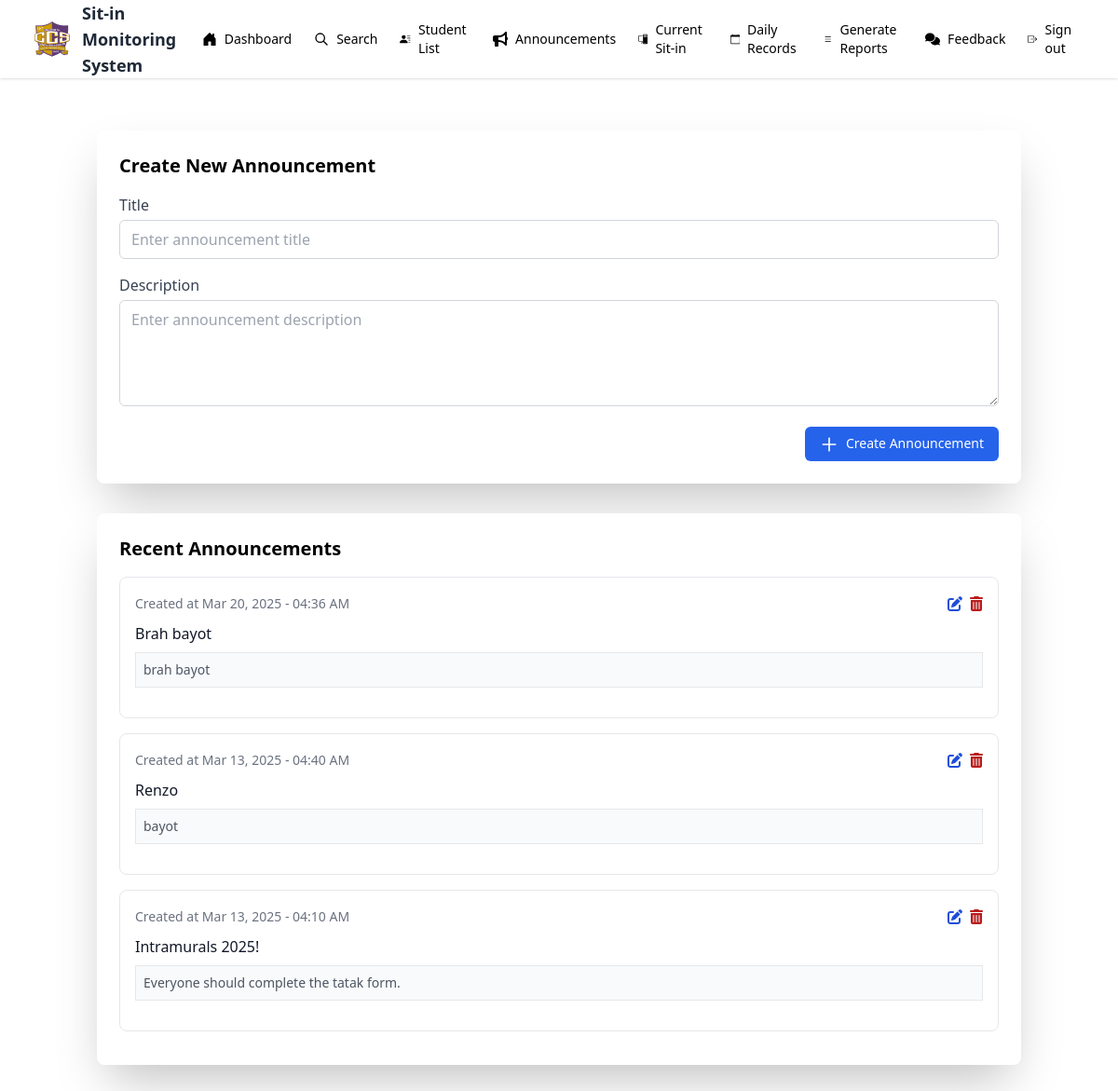
Page /admin/admin_annc.php on the earlier database version.
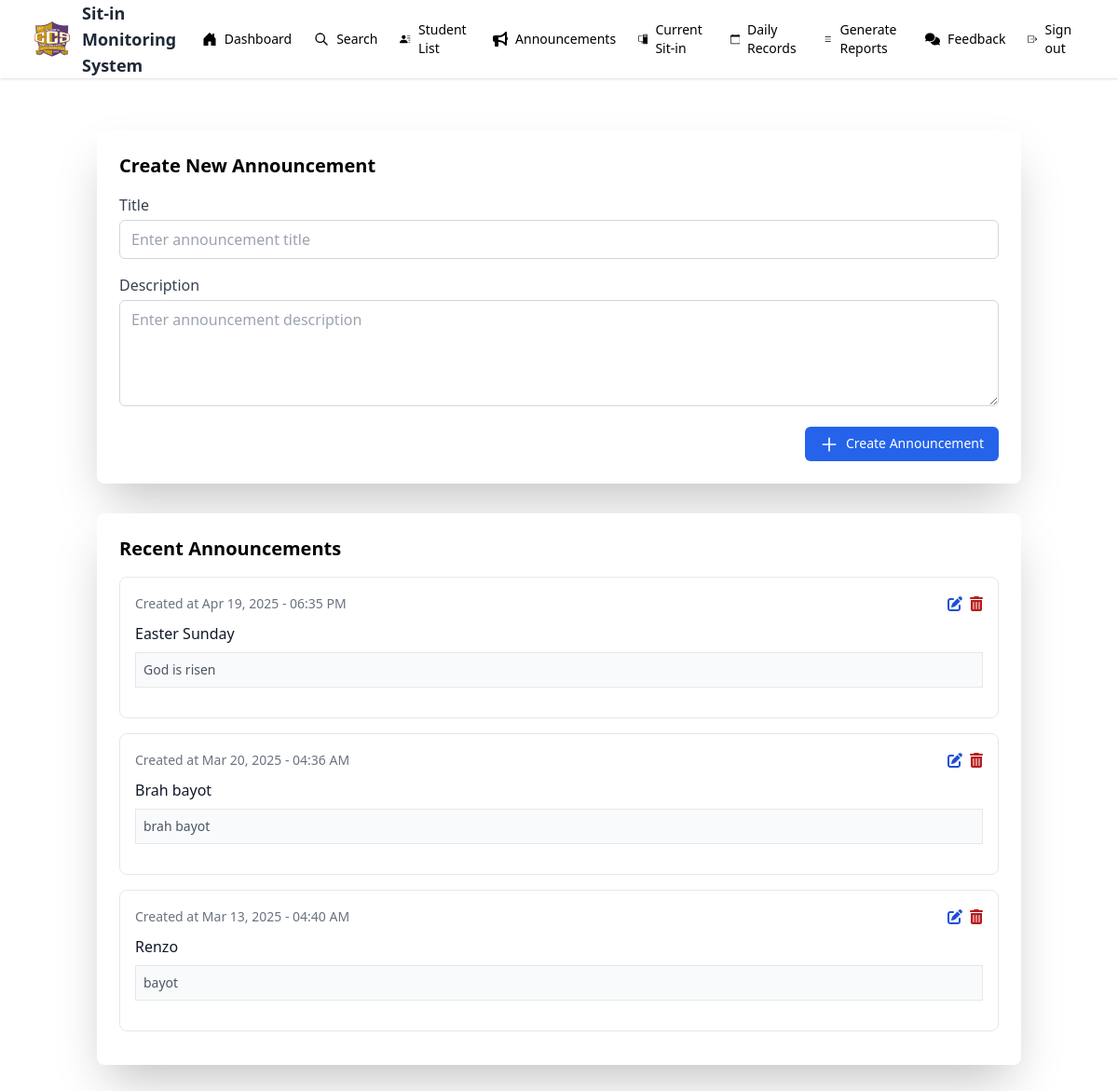
Same page on the later database version.
### tables this page shows
CREATE TABLE `announcements` (
  `announcement_id` int(20) NOT NULL,
  `title` varchar(50) NOT NULL,
  `description` varchar(100) NOT NULL,
  `created_at` timestamp NOT NULL DEFAULT current_timestamp()
);

### admin/admin_annc.php (the view, shortened to what the changed rows need)
<?php
include "../admin/admin_nav.php";
$editData = null;
?>
<!DOCTYPE html>
<html lang="en">
<head>
    <script src="https://cdn.tailwindcss.com"></script>
    <link rel="stylesheet" href="https://cdnjs.cloudflare.com/ajax/libs/font-awesome/6.0.0-beta3/css/all.min.css">
</head>
<body class="bg-gray-100">
    <div class="container mx-auto px-4 py-8">
        <div class="max-w-7xl mx-auto">
            <div class="bg-white rounded-lg shadow-2xl p-6 mb-8">
                <h2 class="text-xl font-bold mb-4"><?php echo isset($editData) ? "Edit Announcement" : "Create New Announcement"; ?></h2>
            </div>
            <div class="bg-white rounded-lg shadow-2xl p-6">
                <h2 class="text-xl font-semibold mb-4">Recent Announcements</h2>
                <div class="space-y-4 max-h-[500px] overflow-y-auto">
                    <?php
                    $result = mysqli_query($mysql, "SELECT * FROM announcements ORDER BY created_at DESC");
                    if ($result && mysqli_num_rows($result) > 0):
                        while ($row = mysqli_fetch_assoc($result)):
                    ?>
                        <div class="border border-gray-200 rounded-lg p-4 hover:bg-gray-50 transition">
                            <div class="flex justify-between items-center mb-2">
                                <span class="text-sm text-gray-500">Created at <?php echo date('M d, Y - h:i A', strtotime($row['created_at'])); ?></span>
                                <div class="flex space-x-2">
                                    <form action="" method="post" class="inline">
                                        <button type="submit" name="edit"
                                            class="text-base text-blue-700 rounded-md">
                                            <i class="fas fa-edit"></i>
                                        </button>
                                    </form>
                                    <form action="" method="post" class="inline" onsubmit="return confirm('Are you sure you want to delete this announcement?');">
                                        <button type="submit" name="delete"
                                            class="text-base text-red-700 rounded-md">
                                            <i class="fas fa-trash-alt"></i>
                                        </button>
                                    </form>
                                </div>
                            </div>
                            <h3 class="text-base font-medium text-gray-900 mb-2"><?php echo htmlspecialchars($row['title']); ?></h3>
                            <p class="text-sm   bg-gray-50 text-gray-600 mb-4 border p-2"><?php echo htmlspecialchars($row['description']); ?></p>
                        </div>
                    <?php
                        endwhile;
                    else:
                    ?>
                        <p class="text-gray-500 text-center py-4">No announcements found</p>
                    <?php endif; ?>
                </div>
            </div>
        </div>
    </div>
</body>
</html>

Differences in the rows shown:
no longer on this page (row unchanged): announcements: created_at "Mar 13, 2025 - 04:10 AM", title "Intramurals 2025!", description "Everyone should complete the tatak form."
added announcements: created_at "Apr 19, 2025 - 06:35 PM", title "Easter Sunday", description "God is risen"
